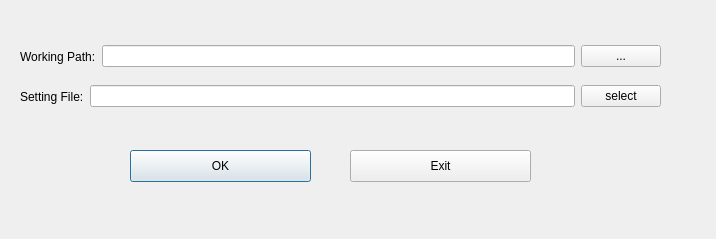
<?xml version="1.0" encoding="UTF-8"?>
<ui version="4.0">
 <class>workDirDialog</class>
 <widget class="QDialog" name="workDirDialog">
  <property name="geometry">
   <rect>
    <x>0</x>
    <y>0</y>
    <width>716</width>
    <height>239</height>
   </rect>
  </property>
  <property name="windowTitle">
   <string>Dialog</string>
  </property>
  <widget class="QPushButton" name="okPushButton">
   <property name="geometry">
    <rect>
     <x>130</x>
     <y>150</y>
     <width>181</width>
     <height>32</height>
    </rect>
   </property>
   <property name="text">
    <string>OK</string>
   </property>
  </widget>
  <widget class="QWidget" name="layoutWidget">
   <property name="geometry">
    <rect>
     <x>20</x>
     <y>40</y>
     <width>641</width>
     <height>33</height>
    </rect>
   </property>
   <layout class="QHBoxLayout" name="horizontalLayout">
    <item>
     <widget class="QLabel" name="label">
      <property name="text">
       <string>Working Path:</string>
      </property>
     </widget>
    </item>
    <item>
     <widget class="QLineEdit" name="workingEdit"/>
    </item>
    <item>
     <widget class="QPushButton" name="selWorkdirButton">
      <property name="text">
       <string>...</string>
      </property>
     </widget>
    </item>
   </layout>
  </widget>
  <widget class="QWidget" name="layoutWidget">
   <property name="geometry">
    <rect>
     <x>20</x>
     <y>80</y>
     <width>641</width>
     <height>33</height>
    </rect>
   </property>
   <layout class="QHBoxLayout" name="horizontalLayout_2">
    <item>
     <widget class="QLabel" name="label_2">
      <property name="text">
       <string>Setting File:</string>
      </property>
     </widget>
    </item>
    <item>
     <widget class="QLineEdit" name="settingEdit"/>
    </item>
    <item>
     <widget class="QPushButton" name="selSettingButton">
      <property name="text">
       <string>select</string>
      </property>
     </widget>
    </item>
   </layout>
  </widget>
  <widget class="QPushButton" name="ExitButton">
   <property name="geometry">
    <rect>
     <x>350</x>
     <y>150</y>
     <width>181</width>
     <height>32</height>
    </rect>
   </property>
   <property name="text">
    <string>Exit</string>
   </property>
  </widget>
 </widget>
 <resources/>
 <connections/>
</ui>
